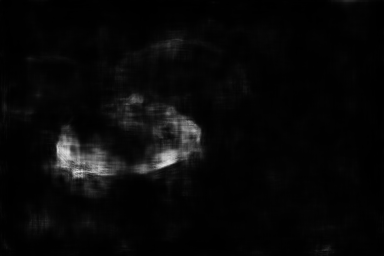
#> input picture out.png, 384 x 256 px
$ python threshold.py
#> lines starting #> are read from the running program, lines starting #| are printed output that depends on the picture; after the words box and inside, x2 and y2 are one past the last pixel; in counts of white or black regions, pixels touching at a corner belong together
# -*- coding: utf-8 -*-
"""
Created on Wed Jan 22 06:09:52 2020

@author: sowme
"""

import scipy
import cv2
import skimage
import numpy as np
import matplotlib.pyplot as plt
from skimage import filters
import imageio

grayscale = cv2.imread('out.png')
#> grayscale is the input picture: shape (256, 384, 3); min 0, max 223, mean 8
median_filtered = scipy.ndimage.median_filter(grayscale, size=3)

threshold = skimage.filters.threshold_otsu(median_filtered)
#> threshold = 54

print('Threshold value is {}'.format(threshold))
#| Threshold value is 54
predicted = np.uint8(median_filtered > threshold) * 255
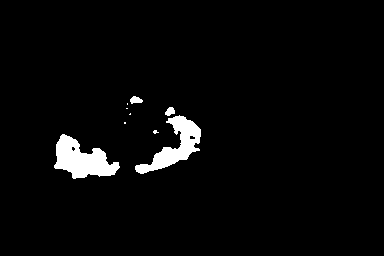
#> predicted: shape (256, 384, 3); 3.2% white; 9 white regions (5 under 20 px), largest, box (x1, y1, x2, y2) and area: (54, 134, 120, 179) 1620, (135, 115, 201, 174) 1401, (130, 96, 143, 104) 70, (165, 107, 175, 116) 63

plt.imshow(predicted, cmap='gray')
plt.axis('off')
plt.title('otsu predicted binary image')
imageio.imwrite('thres.png', predicted)
